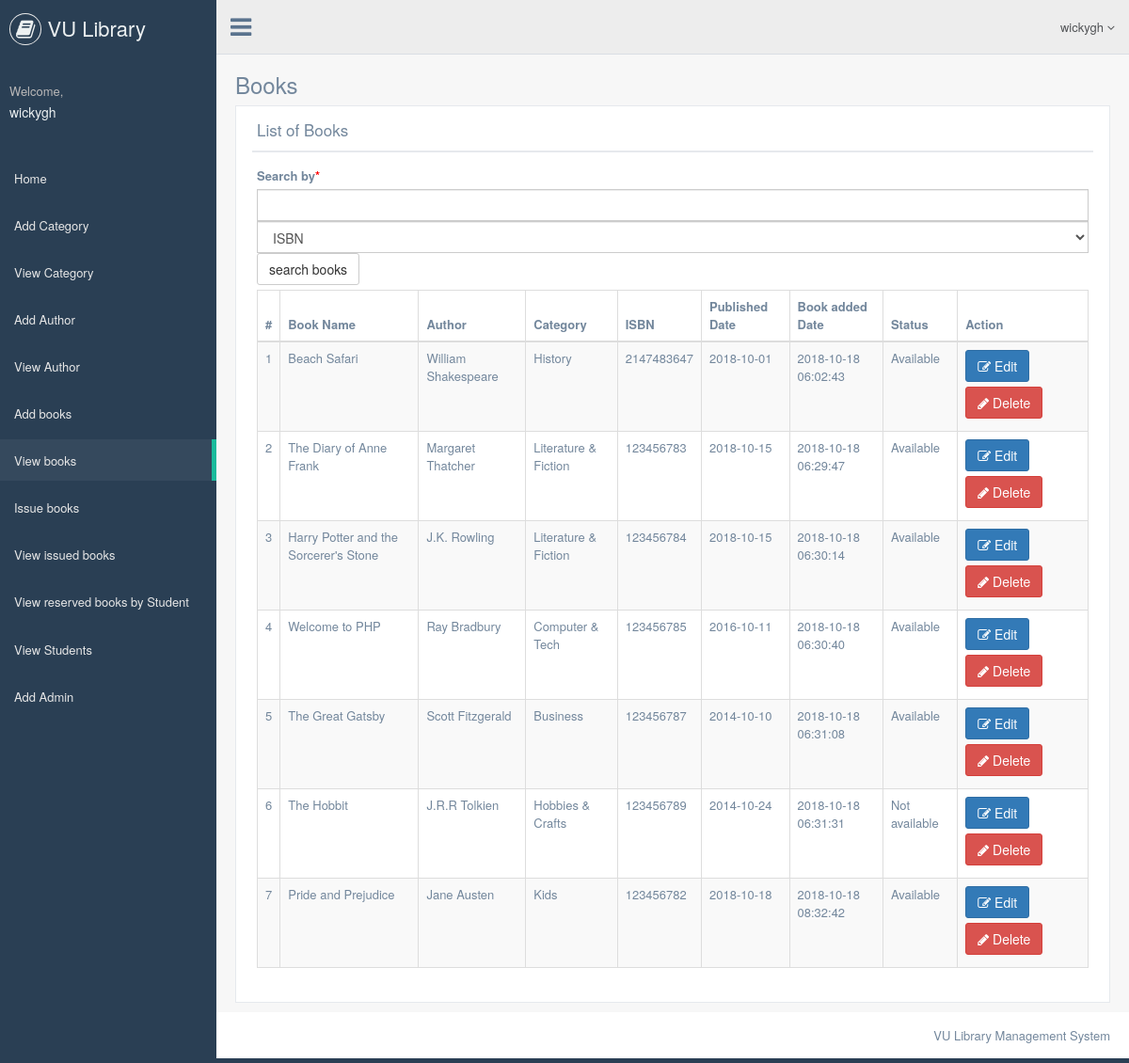
Page /admin/viewbook.php (signed in) on the committed database.
### tables this page shows
CREATE TABLE `book` (
  `bookid` int(11) NOT NULL,
  `bookname` varchar(150) NOT NULL,
  `authid` varchar(40) NOT NULL,
  `catid` int(11) NOT NULL,
  `isbn` int(100) NOT NULL,
  `bookpublish` varchar(40) NOT NULL,
  `bookadd` datetime NOT NULL,
  `status` int(11) NOT NULL,
  `rstatus` int(11) NOT NULL
);

CREATE TABLE `author` (
  `authorid` int(11) NOT NULL,
  `authorname` varchar(40) NOT NULL,
  `authordate` date NOT NULL
);

CREATE TABLE `category` (
  `categoryid` int(11) NOT NULL,
  `categoryname` varchar(40) NOT NULL,
  `categorydate` datetime NOT NULL
);

### admin/viewbook.php (the view, shortened to what this page needs)
    <?php
include("include/header.php");
include("include/connect.php");
?>
        <div class="right_col" role="main">
            <div class="">
                <div class="page-title">
                    <div class="title_left">
                        <h3>Books</h3>
                    </div>
                </div>
                <div class="clearfix"></div>
                <div class="row" style="min-height:500px">
                    <div class="col-md-12 col-sm-12 col-xs-12">
                        <div class="x_panel">
                            <div class="x_title">
                                <h2>List of Books</h2>
                                <div class="clearfix"></div>
                            </div>
                            <div class="x_content">
                                <form name="form1" action="" method="post">
                                   <label> Search by<span style="color:red;">*</span></label>
                                   <input type="text" name="t1" class="form-control" >
                                   <select name="t2" class="form-control">
                                    <option value="isbn">ISBN</option>
                                    </select>
                                    <input type="submit" name="submit1" value="search books" class="btn btn-default">
                                </form>
                                <?php
                                if(isset($_POST["submit1"]))
                                {
                                ?>
                                <table class="table table-striped table-bordered table-hover" id="dataTables-example">
                                    <thead>
                                        <tr>
                                            <th>#</th>
                                            <th>Book Name</th>
                                            <th>Author</th>
                                            <th>Category</th>
                                            <th>ISBN</th>
                                            <th>Published Date</th>
                                            <th>Book added Date</th>
                                            <th>Status</th>
                                            <th>Action</th>
                                        </tr>
                                    </thead>
                                    <tbody>
                                    <?php
                                    $search=$_POST['t1'];
                                    $selection=$_POST['t2'];
                                    if($selection=="isbn")
                                    {
                                        $search1="isbn";
                                        $head="book";
                                    }
                                    else if($selection=="author")
                                    {
                                        $search1="authorname";
                                        $head="author";
                                    }
                                    else if($selection=="bookname")
                                    {
                                        $search1="bookname";
                                        $head="book";
                                    }
                                    else if($selection=="category")
                                    {
                                        $search1="categoryname";
                                        $head="category";
                                    }
                                    $sql = "SELECT book.bookname,category.categoryname,author.authorname,book.isbn,book.bookpublish,book.bookadd,book.status,book.bookid as bookid from book join author on author.authorid=book.authid join category on category.categoryid=book.catid  WHERE $head.$search1 like('%$search%')";
                                    $query = $dbh -> prepare($sql);
                                    $query->execute();
                                    $results=$query->fetchAll(PDO::FETCH_OBJ);
                                    $cnt=1;
                                    if($query->rowCount() > 0)
                                    {
                                    foreach($results as $result)
                                    {               ?>
                                            <tr class="odd gradeX">
                                            <td class="center"><?php echo htmlentities($cnt);?></td>
                                            <td class="center"><?php echo htmlentities($result->bookname);?></td>
                                            <td class="center"><?php echo htmlentities($result->authorname);?></td>
                                            <td class="center"><?php echo htmlentities($result->categoryname);?></td>
                                            <td class="center"><?php echo htmlentities($result->isbn);?></td>
                                            <td class="center"><?php echo htmlentities($result->bookpublish);?></td>
                                            <td class="center"><?php echo htmlentities($result->bookadd);?></td>
                                            <?php
                                            if($result->status==1)
                                            {
                                                $status="Not available";
                                               ?> <td class="center"><?php echo htmlentities($status);?></td><?php
                                            }
                                            else
                                            {
                                                $status="Available";
                                                ?><td class="center"><?php echo htmlentities($status);?></td><?php
                                            }
                                          ?>
                                            <td class="center">
                                            <a href="editbook.php?bookid=<?php echo htmlentities($result->bookid);?>"><button class="btn btn-primary"><i class="fa fa-edit "></i> Edit</button>
                                          <a href="viewbook.php?del=<?php echo htmlentities($result->isbn);?>" onclick="return confirm('Are you sure you want to delete <?php echo $result->bookname ?> ?');"" >  <button class="btn btn-danger"><i class="fa fa-pencil"></i> Delete</button>
                                            </td>
                                        </tr>
 <?php $cnt=$cnt+1;}} ?>
                                    </tbody>
                                </table>
                                <?
                                }
                                else
                                    {?>
                                <table class="table table-striped table-bordered table-hover" id="dataTables-example">
                                    <thead>
                                        <tr>
                                            <th>#</th>
                                            <th>Book Name</th>
                                            <th>Author</th>
                                            <th>Category</th>
                                            <th>ISBN</th>
                                            <th>Published Date</th>
                                            <th>Book added Date</th>
                                            <th>Status</th>
                                            <th>Action</th>
                                        </tr>
                                    </thead>
                                    <tbody>
                                    <?php
                                          $sql = "SELECT book.bookname,category.categoryname,author.authorname,book.isbn,book.bookpublish,book.bookadd,book.status,book.bookid as bookid from book join author on author.authorid=book.authid join category on category.categoryid=book.catid";
                                    $query = $dbh -> prepare($sql);
                                    $query->execute();
                                    $results=$query->fetchAll(PDO::FETCH_OBJ);
                                    $cnt=1;
                                    if($query->rowCount() > 0)
                                    {
                                    foreach($results as $result)
                                    {               ?>
                                            <tr class="odd gradeX">
                                            <td class="center"><?php echo htmlentities($cnt);?></td>
                                            <td class="center"><?php echo htmlentities($result->bookname);?></td>
                                            <td class="center"><?php echo htmlentities($result->authorname);?></td>
                                            <td class="center"><?php echo htmlentities($result->categoryname);?></td>
                                            <td class="center"><?php echo htmlentities($result->isbn);?></td>
                                            <td class="center"><?php echo htmlentities($result->bookpublish);?></td>
                                            <td class="center"><?php echo htmlentities($result->bookadd);?></td>
                                            <?php
                                            if($result->status==1)
                                            {
                                                $status="Not available";
                                               ?> <td class="center"><?php echo htmlentities($status);?></td><?php
                                            }
                                            else
                                            {
                                                $status="Available";
                                                ?><td class="center"><?php echo htmlentities($status);?></td><?php
                                            }
                                          ?>
                                            <td class="center">
                                            <a href="editbook.php?bookid=<?php echo htmlentities($result->bookid);?>"><button class="btn btn-primary"><i class="fa fa-edit "></i> Edit</button>
                                          <a href="viewbook.php?del=<?php echo htmlentities($result->isbn);?>" onclick="return confirm('Are you sure you want to delete  <?php echo $result->bookname ?> ?');"" >  <button class="btn btn-danger"><i class="fa fa-pencil"></i> Delete</button>
                                            </td>
                                        </tr>
 <?php $cnt=$cnt+1;}} ?>
                                    </tbody>
                                </table>
<?}?>
                            </div>
                        </div>
                    </div>
                </div>
            </div>
        </div>
<?php
include("include/footer.php");
?>

### rows in the picture
book: bookname "Beach Safari", author.authorname "William Shakespeare", category.categoryname "History", isbn "2147483647", bookpublish "2018-10-01", bookadd "2018-10-18 06:02:43", status "Available"
book: bookname "The Diary of Anne Frank", author.authorname "Margaret Thatcher", category.categoryname "Literature & Fiction", isbn "123456783", bookpublish "2018-10-15", bookadd "2018-10-18 06:29:47", status "Available"
book: bookname "Harry Potter and the Sorcerer's Stone", author.authorname "J.K. Rowling", category.categoryname "Literature & Fiction", isbn "123456784", bookpublish "2018-10-15", bookadd "2018-10-18 06:30:14", status "Available"
book: bookname "Welcome to PHP", author.authorname "Ray Bradbury", category.categoryname "Computer & Tech", isbn "123456785", bookpublish "2016-10-11", bookadd "2018-10-18 06:30:40", status "Available"
book: bookname "The Great Gatsby", author.authorname "Scott Fitzgerald", category.categoryname "Business", isbn "123456787", bookpublish "2014-10-10", bookadd "2018-10-18 06:31:08", status "Available"
book: bookname "The Hobbit", author.authorname "J.R.R Tolkien", category.categoryname "Hobbies & Crafts", isbn "123456789", bookpublish "2014-10-24", bookadd "2018-10-18 06:31:31", status "Not available"
book: bookname "Pride and Prejudice", author.authorname "Jane Austen", category.categoryname "Kids", isbn "123456782", bookpublish "2018-10-18", bookadd "2018-10-18 08:32:42", status "Available"

### other values in the picture
$name "wickygh"
